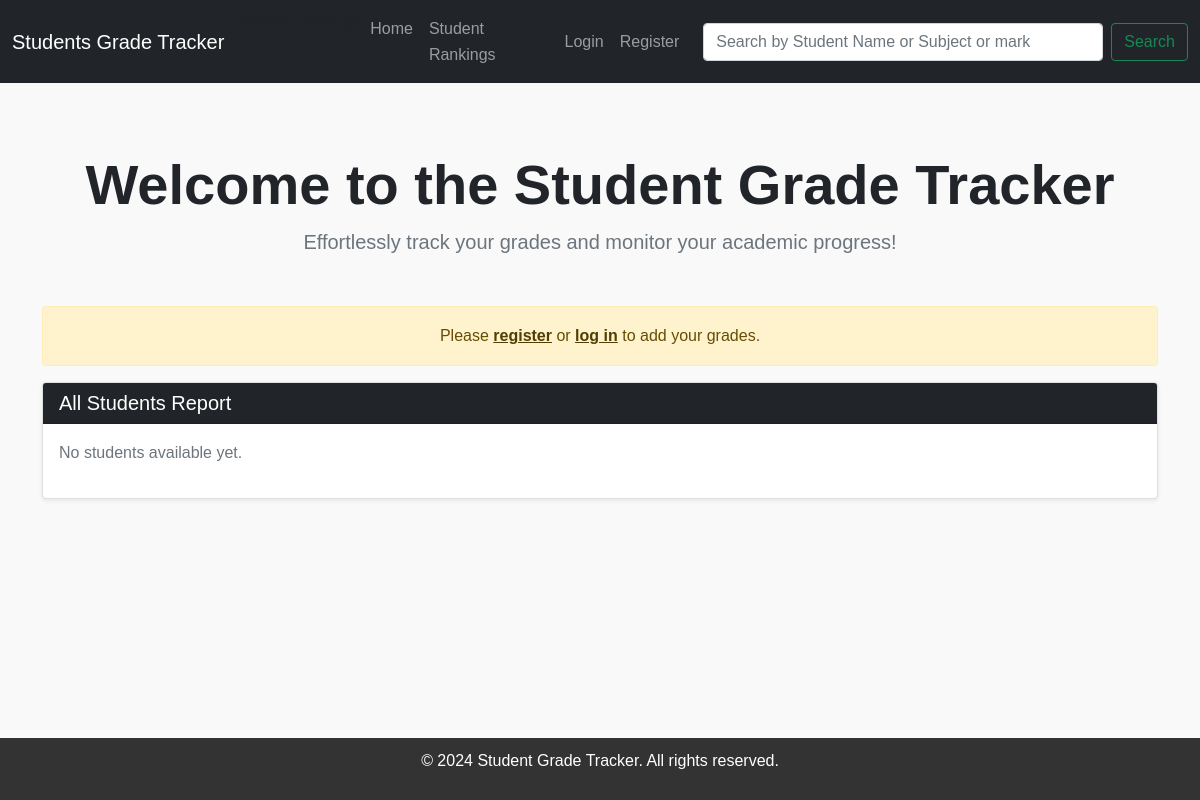
The app's page /, older data.
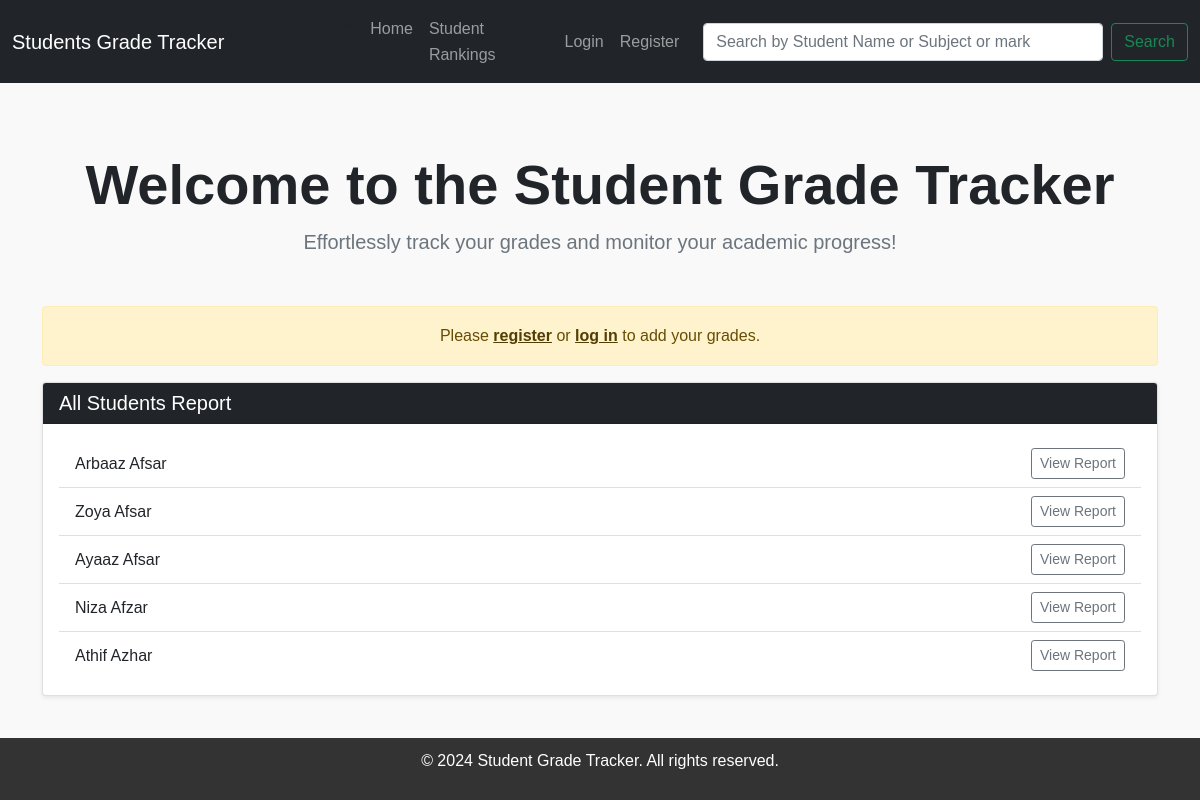
The same page, newer data.
### grades/models.py (models this page shows, shortened)
class Student(models.Model):
    user = models.OneToOneField(User, on_delete=models.CASCADE, related_name='grades_student', blank=True,null= True)
    name = models.CharField(max_length=100)
    email = models.EmailField(unique=True)

### grades/views.py (the view)
# urls.py: path('', views.home, name='home'),
def home(request):
    user = request.user if request.user.is_authenticated else None  # Ensure `user` is always defined
    students = Student.objects.all()
    if request.user.is_authenticated:
        student = Student.objects.filter(user=user).first()  # Adjust as necessary
        grades = Grade.objects.filter(student=student) if student else []
    else:
        student = None
        grades = []
    return render(request, 'home.html', {
        'user': user,
        'student': student,
        'students': students,
        'grades': grades,
    })

### grades/templates/home.html (shortened to what this page needs)
{% extends 'base.html' %}
{% load static %}
{% block content %}
<main class="container my-5">
    <div class="text-center mb-5">
        <h1 class="display-4 fw-bold text-dark">Welcome to the Student Grade Tracker</h1>
        <p class="lead text-muted">Effortlessly track your grades and monitor your academic progress!</p>
    </div>
    {% if user.is_authenticated %}
        <div class="card mb-4 shadow-sm">
            <h2 class="h4 mb-0">
                Welcome,
                <span class="text-warning">
                    {{ student.name|default:"Guest" }}
                </span>!
            </h2>
            <div class="card-body bg-light">
                {% if student %}
                    <p class="h5 text-muted mb-3">Your Subjects & Grades:</p>
                    <ul class="list-group list-group-flush">
                        {% for grade in grades %}
                            <li class="list-group-item d-flex justify-content-between align-items-center">
                                <span class="fw-semibold">{{ grade.subject.name }}</span>
                                <span class="badge bg-success rounded-pill px-3 py-2">{{ grade.grade }}</span>
                            </li>
                        {% endfor %}
                    </ul>
                {% else %}
                    <div class="alert alert-info text-center mt-3" role="alert">
                        <i class="bi bi-info-circle"></i> You have no subjects linked to your account. Add subjects to start tracking your grades.
                    </div>
                {% endif %}
            </div>
        </div>
        <div class="card my-4 shadow-sm">
            <div class="card-body text-center">
                <h3 class="fw-semibold mb-3">Add Your Grade on Subjects</h3>
                <a href="{% url 'add_grade' %}" class="btn btn-primary btn-lg">
                    <i class="bi bi-plus-circle"></i> Add Your Grade
                </a>
            </div>
        </div>
    {% else %}
        <div class="alert alert-warning text-center mt-5" role="alert">
            Please <a href="{% url 'register' %}" class="alert-link">register</a> or
            <a href="{% url 'login' %}" class="alert-link">log in</a> to add your grades.
        </div>
    {% endif %}
     <div class="card shadow-sm">
        <div class="card-header bg-dark text-white">
            <h2 class="h5 mb-0">All Students Report</h2>
        </div>
        <div class="card-body">
            {% if students %}
                <ul class="list-group list-group-flush">
                    {% for student in students %}
                        <li class="list-group-item d-flex justify-content-between align-items-center">
                            <span>{{ student.name }}</span>
                            <a href="{% url 'student_report' student.id %}" class="btn btn-outline-secondary btn-sm">
                                 View Report
                            </a>
                        </li>
                    {% endfor %}
                </ul>
            {% else %}
                <p class="text-muted">No students available yet.</p>
            {% endif %}
        </div>
    </div>
</main>
{% endblock %}

Row changes from the older to the newer data that the page shows:
added Student: name "Arbaaz Afsar"
added Student: name "Zoya Afsar"
added Student: name "Ayaaz Afsar"
added Student: name "Niza Afzar"
added Student: name "Athif Azhar"
Text that changed along with them:
text no longer shown: "No students available yet."
